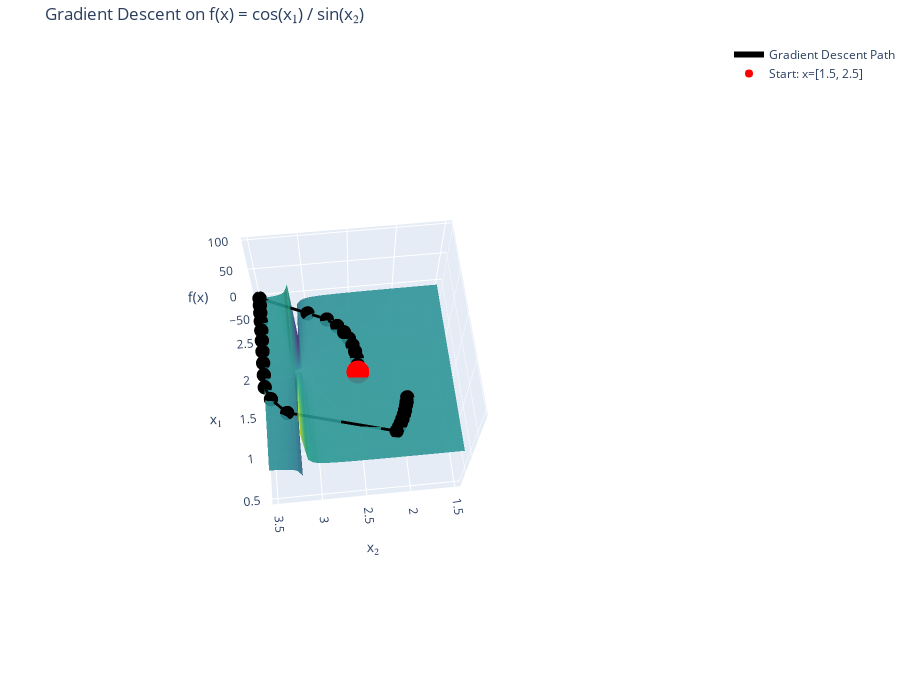

Here is the notebook cell this chart was saved with:
### Code cell
# Create figure
fig = go.Figure()

# Add surface
fig.add_trace(go.Surface(
    x=X1, y=X2, z=Z,
    colorscale='Viridis',
    opacity=0.9,
    showscale=False
))

# Add trajectory line
fig.add_trace(go.Scatter3d(
    x=trajectory[:, 0],
    y=trajectory[:, 1],
    z=z_trajectory,
    mode='lines+markers',
    line=dict(color='black', width=6),
    marker=dict(size=5, color='black'),
    name='Gradient Descent Path'
))

# Add starting point
fig.add_trace(go.Scatter3d(
    x=[x_eval[0]],
    y=[x_eval[1]],
    z=[f(x_eval)],
    mode='markers',
    marker=dict(size=8, color='red', symbol='circle'),
    name='Start: x=[1.5, 2.5]'
))

# Update layout
fig.update_layout(
    title="Gradient Descent on f(x) = cos(x₁) / sin(x₂)",
    scene=dict(
        xaxis=dict(title='x₁'),
        yaxis=dict(title='x₂'),
        zaxis=dict(title='f(x)'),
        camera=dict(
            eye=dict(x=1.5, y=1.5, z=1.2)
        )
    ),
    width=900,
    height=700,
    margin=dict(l=0, r=0, t=40, b=0)
)

fig.show()

### Figure 1 — Plotly figure (JSON) as saved in the notebook; plotly's stock layout.template omitted (floating-point values rounded to 4 significant figures; data arrays with more than 128 entries replaced by an {"elided": "..."} marker saying what was removed)
{"data": [{"colorscale": [[0, "#440154"], [0.1111, "#482878"], [0.2222, "#3e4989"], [0.3333, "#31688e"], [0.4444, "#26828e"], [0.5556, "#1f9e89"], [0.6667, "#35b779"], [0.7778, "#6ece58"], [0.8889, "#b5de2b"], [1, "#fde725"]], "opacity": 0.9, "showscale": false, "type": "surface", "x": {"elided": "50x50 float values"}, "y": {"elided": "50x50 float values"}, "z": {"elided": "50x50 float values"}}, {"line": {"color": "black", "width": 6}, "marker": {"color": "black", "size": 5}, "mode": "lines+markers", "name": "Gradient Descent Path", "type": "scatter3d", "x": [1.5, 1.583, 1.666, 1.748, 1.831, 1.914, 1.999, 2.087, 2.183, 2.297, 2.5, 2.413, 2.317, 2.212, 2.097, 1.974, 1.842, 1.705, 1.564, 1.422, 1.28, 1.117, 0.7838, 0.8264, 0.8701, 0.9148, 0.9604, 1.007, 1.055, 1.104, 1.153], "y": [2.5, 2.492, 2.493, 2.504, 2.524, 2.555, 2.601, 2.668, 2.775, 2.982, 3.5, 3.5, 3.5, 3.5, 3.5, 3.5, 3.5, 3.5, 3.5, 3.498, 3.44, 3.281, 2.169, 2.14, 2.114, 2.091, 2.071, 2.053, 2.038, 2.024, 2.011], "z": [0.1182, -0.02075, -0.1576, -0.2965, -0.4438, -0.6084, -0.8076, -1.084, -1.602, -4.178, 2.284, 2.126, 1.936, 1.706, 1.432, 1.118, 0.7649, 0.3804, -0.01983, -0.4267, -0.9734, -3.147, 0.857, 0.8042, 0.7533, 0.7032, 0.6533, 0.6032, 0.5525, 0.5009, 0.4484]}, {"marker": {"color": "red", "size": 8, "symbol": "circle"}, "mode": "markers", "name": "Start: x=[1.5, 2.5]", "type": "scatter3d", "x": [1.5], "y": [2.5], "z": [0.1182]}], "layout": {"height": 700, "margin": {"b": 0, "l": 0, "r": 0, "t": 40}, "scene": {"aspectmode": "auto", "aspectratio": {"x": 1, "y": 1, "z": 1}, "camera": {"center": {"x": 0, "y": 0, "z": 0}, "eye": {"x": -1.711, "y": 0.1711, "z": 3.598}, "projection": {"type": "perspective"}, "up": {"x": 0, "y": 0, "z": 1}}, "xaxis": {"title": {"text": "x₁"}, "type": "linear"}, "yaxis": {"title": {"text": "x₂"}, "type": "linear"}, "zaxis": {"title": {"text": "f(x)"}, "type": "linear"}}, "title": {"text": "Gradient Descent on f(x) = cos(x₁) / sin(x₂)"}, "width": 900}}
